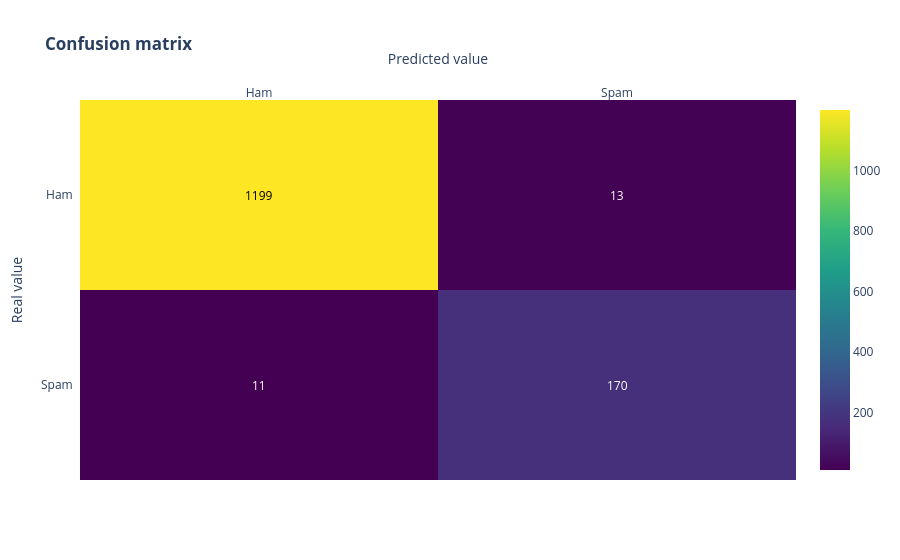

Here is the notebook cell this chart was saved with:
### Code cell
y_preds = (model.predict(X_test) > 0.5).astype("int32")
conf_matrix(metrics.confusion_matrix(y_test, y_preds))

### Figure 1 — Plotly figure (JSON) as saved in the notebook; plotly's stock layout.template omitted (floating-point values rounded to 4 significant figures)
{"data": [{"colorscale": [[0, "#440154"], [0.1111, "#482878"], [0.2222, "#3e4989"], [0.3333, "#31688e"], [0.4444, "#26828e"], [0.5556, "#1f9e89"], [0.6667, "#35b779"], [0.7778, "#6ece58"], [0.8889, "#b5de2b"], [1, "#fde725"]], "reversescale": false, "showscale": true, "type": "heatmap", "x": ["Ham", "Spam"], "y": ["Spam", "Ham"], "z": [[11, 170], [1199, 13]]}], "layout": {"annotations": [{"font": {"color": "#FFFFFF"}, "showarrow": false, "text": "11", "x": "Ham", "xref": "x", "y": "Spam", "yref": "y"}, {"font": {"color": "#FFFFFF"}, "showarrow": false, "text": "170", "x": "Spam", "xref": "x", "y": "Spam", "yref": "y"}, {"font": {"color": "#000000"}, "showarrow": false, "text": "1199", "x": "Ham", "xref": "x", "y": "Ham", "yref": "y"}, {"font": {"color": "#FFFFFF"}, "showarrow": false, "text": "13", "x": "Spam", "xref": "x", "y": "Ham", "yref": "y"}], "title": {"text": "<b>Confusion matrix</b>"}, "xaxis": {"dtick": 1, "gridcolor": "rgb(0, 0, 0)", "side": "top", "ticks": "", "title": {"text": "Predicted value"}}, "yaxis": {"dtick": 1, "ticks": "", "ticksuffix": "  ", "title": {"text": "Real value"}}}}
